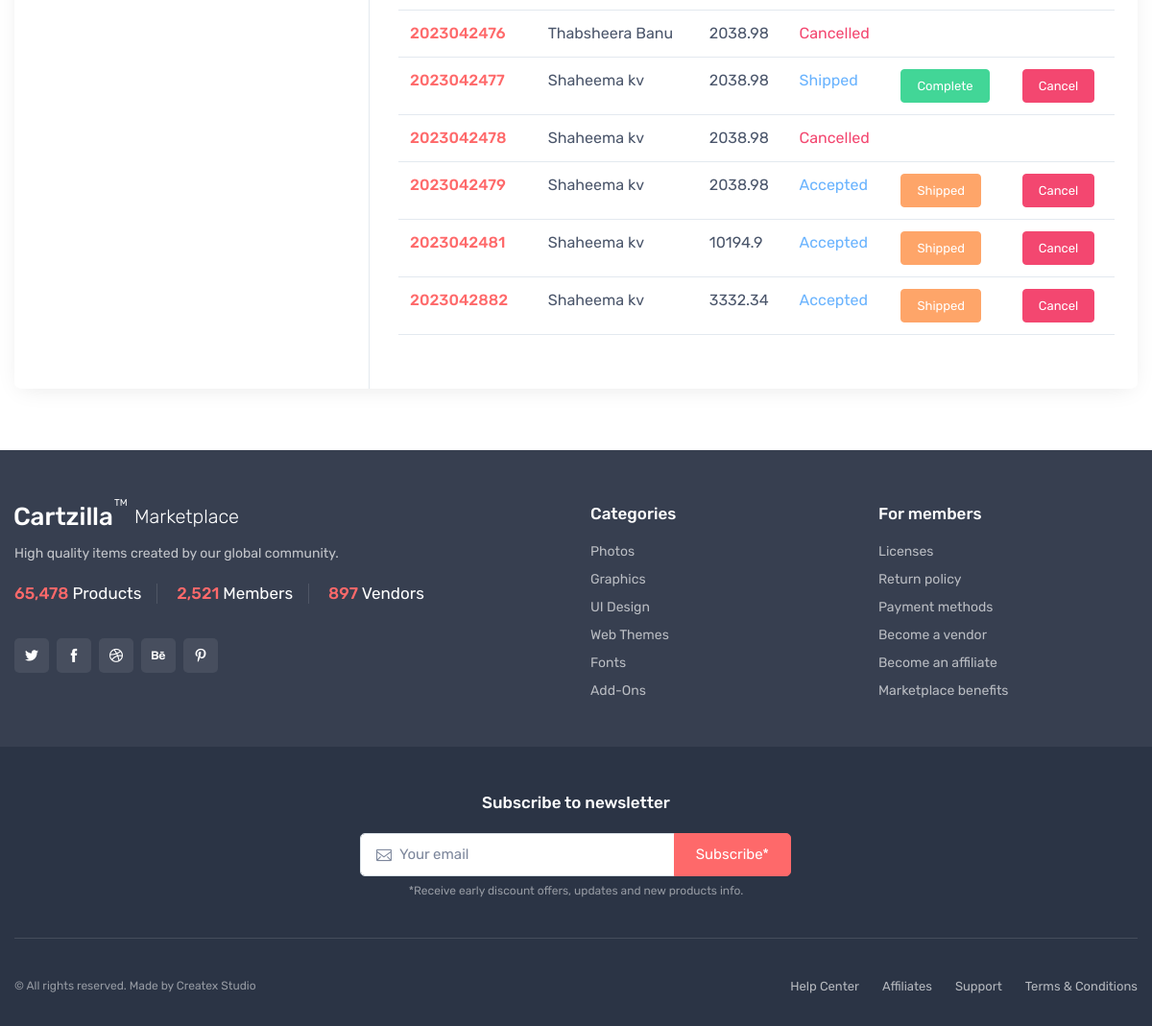
Before: /adminpanel/order_management/ (signed in, lower part) with the older database file.
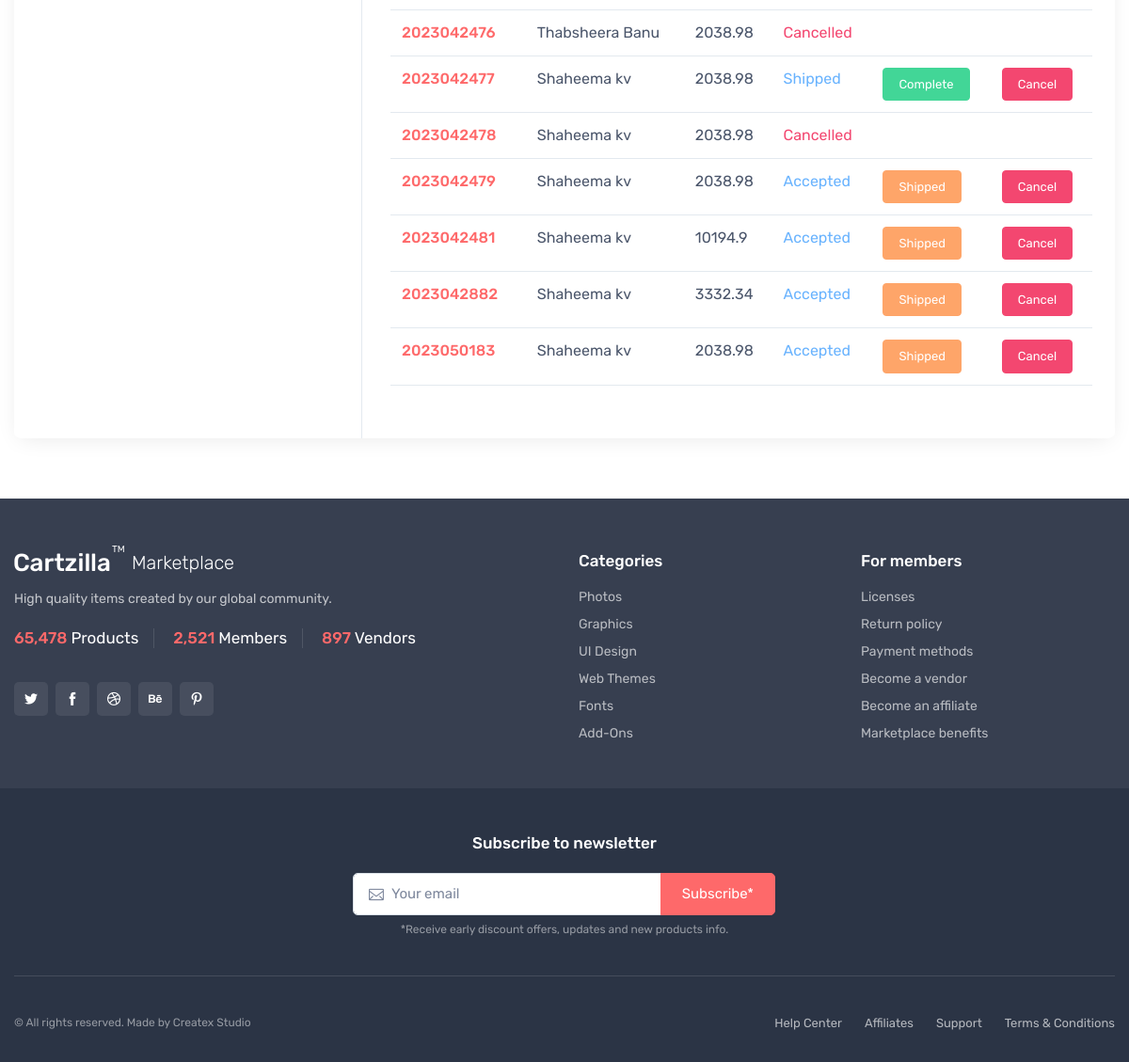
After: the same page with the newer database file.
### order/models.py (models this page shows, shortened)
class Order(models.Model):
    STATUS = (
        ('New', 'New'),
        ('Accepted', 'Accepted'),
        ('Completed', 'Completed'),
        ('Cancelled', 'Cancelled'),
    )
    user = models.ForeignKey(User, on_delete=models.SET_NULL, null=True)
    Payment = models.ForeignKey(Payment, on_delete=models.SET_NULL, blank=True, null=True)
    order_number = models.CharField(max_length=20)
    first_name = models.CharField(max_length=50)
    last_name = models.CharField(max_length=50)
    phone = models.CharField(max_length=150)
    email =  models.EmailField(max_length=50)
    address_1 =  models.CharField(max_length=50)
    address_2 =  models.CharField(max_length=50, blank=True)
    country = models.CharField(max_length=50)
    state =  models.CharField(max_length=50)
    city = models.CharField(max_length=50)
    order_note = models.CharField(max_length=100, blank=True)
    order_total = models.FloatField()
    tax =  models.FloatField()
    status = models.CharField(max_length=10, choices=STATUS, default='New')
    ip =  models.CharField(blank=True, max_length=20)
    is_ordered =  models.BooleanField(default=False)
    created_at =  models.DateTimeField(auto_now_add=True)
    updated_at =  models.DateTimeField(auto_now=True)
    def full_name(self):
        return f'{self.first_name} {self.last_name}'

### adminpanel/views.py (the view)
# urls.py: path('order_management/',views.order_management,name='order_management'),
@login_required(login_url='login')
@user_passes_test(lambda u: u.is_superuser, login_url='home')
def order_management(request):
    orders = Order.objects.filter(is_ordered=True).order_by('id')
    ordered_products = OrderProduct.objects.filter(ordered=True)
    context={
        'orders' : orders,
        'ordered_products' : ordered_products,
    }
    return render(request, 'adminpanel/dashboard-order-management.html',context)

### cart/context_processors.py (called while the page is built, shortened)
def counter(request):
    cart_count = 0
    if 'admin' in request.path:
        return {}
    return dict(cart_count=cart_count)

def wish_counter(request):
    wish_count = 0
    if 'admin' in request.path:
        return {}
    return dict(wish_count=wish_count)

### category/context_processors.py (called while the page is built)
def menu_links(request):
    links = Categorie.objects.all()
    return dict(links=links)

### templates/adminpanel/dashboard-order-management.html (shortened to what this page needs)
{% extends 'adminpanel/dashboard-base.html'%}
{% block content %}
{% load static %}
        <section class="col-lg-8 pt-lg-4 pb-4 mb-3">
          <div class="pt-2 px-4 ps-lg-0 pe-xl-5">
        <div class="wrap-table-shopping-cart">
          <table class="table table-gray-light">
            <tbody>
              {% for order in orders %}
              <tr>
                <th scope="row"><a href="{% url 'order_detail' order.order_number %}">{{ order.order_number }}</a></th>
                <td>{{ order.full_name }}</td>
                <td>{{ order.order_total }}</td>
                <td>
                  {% if order.status == 'Cancelled' %}
                  <span class="text-danger font-weight-bold">{{ order.status }}</span>
                  {% elif order.status == 'Delivered' %}
                  <span class="text-success font-weight-bold">{{ order.status }}</span>
                  {% elif order.status == 'Processing' %}
                  <span class="text-muted font-weight-bold">{{ order.status }}</span>
                  {% else %} <span class="text-info font-weight-bold">{{ order.status }}</span>
                  {% endif %}
                </td>
                <td>
                  {% if order.status == 'Accepted' %}
                  <a href="{% url 'accept_order' order.order_number %}" onclick="return confirm('Are you sure you want to update the status to Shipped ?')"  class="btn btn-sm btn-warning">Shipped</a>
                  {% elif order.status == 'Shipped' %}
                  <a href="{% url 'complete_order' order.order_number %}" onclick="return confirm('Are you sure you want to update the status to Delivered ?')" class="btn btn-sm btn-success">Complete</a>
                  {% endif %}
                </td>
                <td>
                  {% if order.status == 'Accepted' or order.status == 'Shipped' %}
                  <a href="{% url 'manager_cancel_order' order.order_number %}" onclick="return confirm('Are you sure you want to cancel the order ?')" class="btn btn-sm btn-danger">Cancel</a>
                  {% endif %}
                </td>
              </tr>
 {% endfor %}
            </tbody>
          </table>
        </div>
    </div>
  </section>
  {% endblock content %}

Changed rows visible on the page:
added Order: order_number "2023050183", full_name "Shaheema kv", order_total "2038.98", status "Accepted", shows "Shipped", shows "Cancel"
